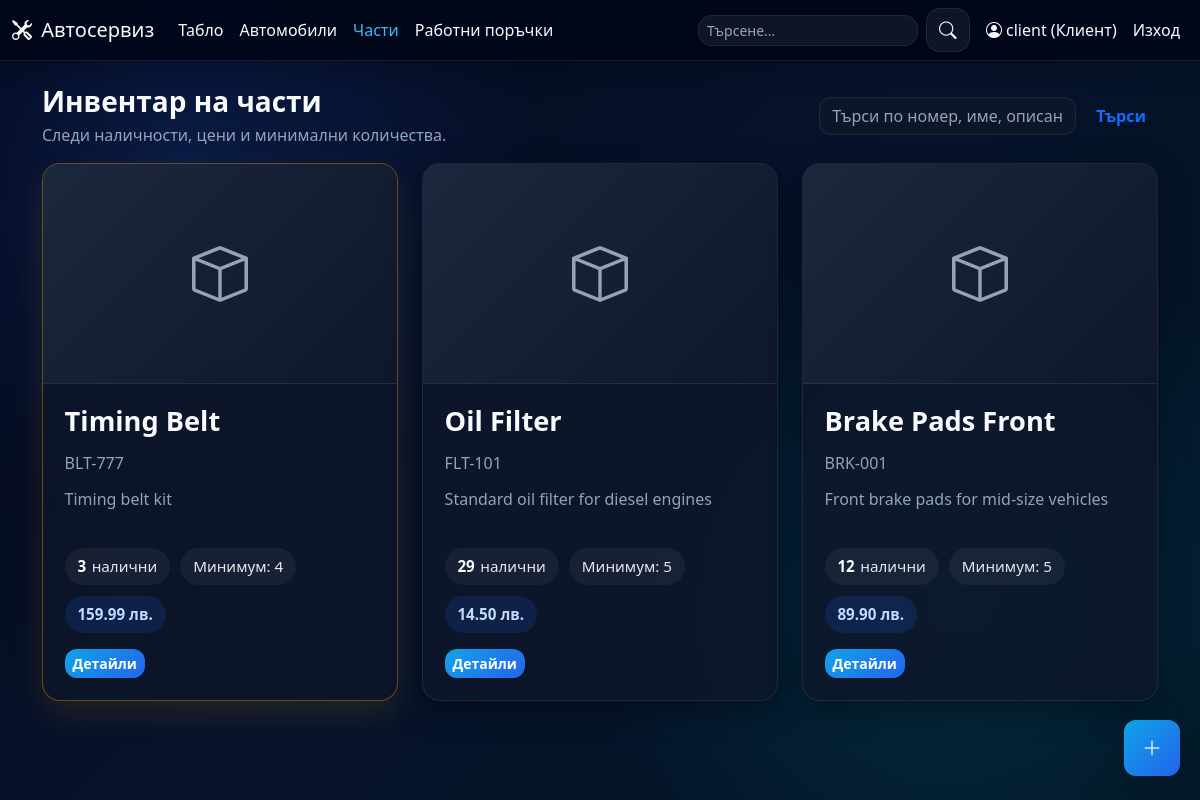
/parts (signed in), run on the app's committed database.
### app/models.py (models this page shows, shortened)
class User(UserMixin, db.Model):
    id = db.Column(db.Integer, primary_key=True)
    username = db.Column(db.String(80), unique=True, nullable=False)
    password_hash = db.Column(db.String(255), nullable=False)
    role = db.Column(db.String(20), nullable=False, default='client')
    full_name = db.Column(db.String(120))
    phone = db.Column(db.String(30))
    created_at = db.Column(db.DateTime, default=datetime.now)
    cars = db.relationship('Car', backref='user', lazy=True)

class Part(db.Model):
    id = db.Column(db.Integer, primary_key=True)
    part_number = db.Column(db.String(80), unique=True, nullable=False)
    name = db.Column(db.String(120), nullable=False)
    quantity = db.Column(db.Integer, nullable=False, default=0)
    min_quantity = db.Column(db.Integer, nullable=False, default=5)
    unit_price = db.Column(db.Float, nullable=False, default=0.0)
    description = db.Column(db.Text)
    image_filename = db.Column(db.String(255))
    created_at = db.Column(db.DateTime, default=datetime.now)
    order_links = db.relationship('WorkOrderPart', backref='part', lazy=True, cascade='all, delete-orphan')

### app/routes_parts.py (the view, shortened to what this page needs)
    @app.route('/parts', methods=['GET', 'POST'])
    @login_required
    def list_parts():
        search = request.args.get('q', '').strip()
        query = Part.query.order_by(Part.created_at.desc())
        if search:
            like = f'%{search}%'
            query = query.filter(or_(Part.part_number.ilike(like), Part.name.ilike(like), Part.description.ilike(like)))
        parts = query.all()
        return render_template('parts.html', parts=parts, search=search)

### app/route_support.py (called while the page is built)
def register_template_helpers(app):
    @app.context_processor
    def inject_status_helpers():
        return {
            'status_label': status_label,
            'status_badge': status_badge,
            'status_meta': STATUS_META,
            'role_label': role_label,
            'pdf_export_enabled': pdf_export_available(),
        }

def role_label(role: str) -> str:
    return ROLE_META.get(role, role)

def load_pdf_dependencies():
    pagesizes = import_module('reportlab.lib.pagesizes')
    utils = import_module('reportlab.lib.utils')
    pdfbase = import_module('reportlab.pdfbase')
    ttfonts = import_module('reportlab.pdfbase.ttfonts')
    pdfgen = import_module('reportlab.pdfgen.canvas')
    return {
        'A4': pagesizes.A4,
        'simple_split': utils.simpleSplit,
        'pdfmetrics': pdfbase.pdfmetrics,
        'ttfont': ttfonts.TTFont,
        'canvas': pdfgen,
    }

def pdf_export_available() -> bool:
    try:
        load_pdf_dependencies()
    except ImportError:
        return False
    return True

### app/templates/parts.html (shortened to what this page needs)
{% extends "base.html" %}
{% block content %}
<div class="d-flex justify-content-between align-items-center mb-3 gap-3 flex-wrap">
  <div>
    <h3 class="mb-1">Инвентар на части</h3>
    <p class="text-muted mb-0">Следи наличности, цени и минимални количества.</p>
  </div>
  <div class="d-flex gap-2 align-items-center">
    <form method="get" class="d-flex gap-2">
      <input class="form-control" name="q" value="{{ search or '' }}" placeholder="Търси по номер, име, описание...">
      <button class="btn btn-outline-primary">Търси</button>
    </form>
  </div>
</div>
<div class="parts-list">
  {% for part in parts %}
    <div class="part-item {% if part.quantity <= part.min_quantity %}part-low{% endif %}">
      <div class="part-image">
        {% if part.image_filename %}
          <img src="{{ url_for('static', filename=part.image_filename) }}" alt="{{ part.name }}">
        {% else %}
          <div class="no-image"><i class="bi bi-box"></i></div>
        {% endif %}
      </div>
      <div class="part-info">
        <h5 class="part-name"><a href="{{ url_for('part_details', part_id=part.id) }}">{{ part.name }}</a></h5>
        <p class="part-number">{{ part.part_number }}</p>
        <p class="part-description">{{ (part.description or 'Няма описание.')[:80] }}{% if part.description and part.description|length > 80 %}...{% endif %}</p>
        <div class="part-meta">
          <span class="meta-item"><strong>{{ part.quantity }}</strong> налични</span>
          <span class="meta-item">Минимум: {{ part.min_quantity }}</span>
          <span class="meta-item price">{{ "%.2f"|format(part.unit_price) }} лв.</span>
        </div>
      </div>
      <div class="part-actions">
        <a class="btn btn-sm btn-primary" href="{{ url_for('part_details', part_id=part.id) }}">Детайли</a>
      </div>
    </div>
  {% else %}
    <div class="card"><div class="card-body text-muted">Няма намерени части.</div></div>
  {% endfor %}
</div>
{% endblock %}

### app/templates/base.html (shortened to what this page needs)
<!doctype html>
<html lang="bg">
<head>
  <link href="https://cdn.jsdelivr.net/npm/bootstrap@5.3.3/dist/css/bootstrap.min.css" rel="stylesheet">
  <link rel="stylesheet" href="https://cdn.jsdelivr.net/npm/bootstrap-icons@1.11.3/font/bootstrap-icons.min.css">
  <link rel="stylesheet" href="{{ url_for('static', filename='css/styles.css') }}">
</head>
<body>
<nav class="navbar navbar-expand-lg sticky-top">
  <div class="container-fluid">
    <a class="navbar-brand" href="{{ url_for('landing') if not current_user.is_authenticated else url_for('dashboard') }}">
      <i class="bi bi-tools me-1"></i> Автосервиз
    </a>
    <div class="collapse navbar-collapse" id="navMenu">
      {% if current_user.is_authenticated %}
      <ul class="navbar-nav me-auto mb-2 mb-lg-0">
        <li class="nav-item"><a class="nav-link {% if request.path.startswith('/dashboard') %}active{% endif %}" href="{{ url_for('dashboard') }}">Табло</a></li>
        <li class="nav-item"><a class="nav-link {% if request.path.startswith('/cars') %}active{% endif %}" href="{{ url_for('list_cars') }}">Автомобили</a></li>
        <li class="nav-item"><a class="nav-link {% if request.path.startswith('/parts') %}active{% endif %}" href="{{ url_for('list_parts') }}">Части</a></li>
        <li class="nav-item"><a class="nav-link {% if request.path.startswith('/work-orders') %}active{% endif %}" href="{{ url_for('list_work_orders') }}">Работни поръчки</a></li>
      </ul>
      {% endif %}
      <ul class="navbar-nav ms-auto align-items-center gap-2">
        {% if current_user.is_authenticated %}
        <li class="nav-item me-2 d-none d-md-block">
          <div class="input-group search-box">
            <input id="globalSearch" class="form-control form-control-sm" type="search" placeholder="Търсене...">
            <span class="input-group-text bg-white"><i class="bi bi-search"></i></span>
          </div>
        </li>
        <li class="nav-item"><span class="navbar-text"><i class="bi bi-person-circle"></i> {{ current_user.username }} ({{ role_label(current_user.role) }})</span></li>
        <li class="nav-item"><a class="nav-link text-danger" href="{{ url_for('logout') }}">Изход</a></li>
        {% else %}
        <li class="nav-item"><a class="nav-link" href="{{ url_for('login') }}">Вход</a></li>
        {% endif %}
      </ul>
    </div>
  </div>
</nav>
<div class="container py-4">
  {% block content %}{% endblock %}
</div>
{% if current_user.is_authenticated and current_user.role in ['manager', 'client'] %}
<button id="fabAdd" class="btn btn-primary btn-lg shadow-lg rounded-circle position-fixed d-flex align-items-center justify-content-center" style="right:20px;bottom:24px;width:56px;height:56px;z-index:1050;" data-bs-toggle="modal" data-bs-target="#fabModal" aria-label="Създай">
  <i class="bi bi-plus-lg" style="font-size:1.25rem"></i>
</button>
{% endif %}
</body>
</html>

### data on the page
User: username "client", role "Клиент"
Part: name "Timing Belt", part_number "BLT-777", description "Timing belt kit", quantity "3", min_quantity "4", unit_price "159.99"
Part: name "Oil Filter", part_number "FLT-101", description "Standard oil filter for diesel engines", quantity "29", min_quantity "5", unit_price "14.50"
Part: name "Brake Pads Front", part_number "BRK-001", description "Front brake pads for mid-size vehicles", quantity "12", min_quantity "5", unit_price "89.90"
